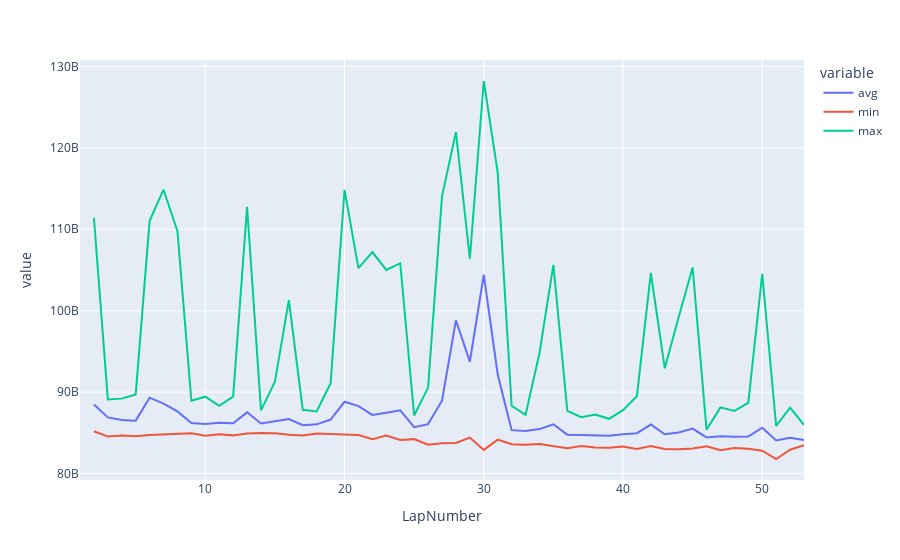

Write notebook code for a chart like this one.
### Code cell
px.line(avg_lap_data,
        x="LapNumber",
        y=["avg", "min", "max"],
    )
